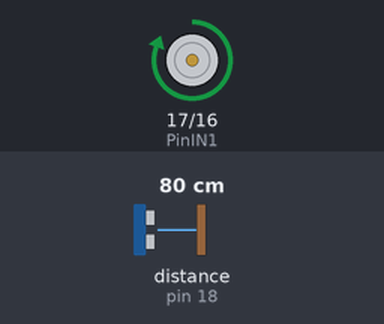
A sketch run on a simulated Arduino Uno, built with avr-gcc and run on an emulated ATmega328P. Shown: motor-driver pin pairs drawn as motors (green arrow = first pin HIGH = forward, orange = second pin HIGH = backward, longer = more drive). Wiring (inferred from the names in the program): ultrasonic range finder: trigger pin 19; echo pin 18. The test bench sets the inputs (shaded band); at power-on: distance to the obstacle (sensor on pin 18) 80 cm. The echo pulse lasts 58.3 µs per cm.

Above: at 0.1 s.
Timing chart, 0 to 1.6 s (numbered marks = the images above):
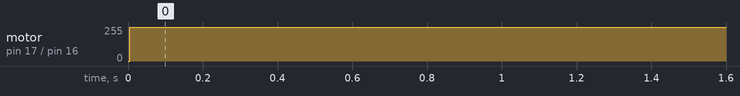

Measured:
- by itself, motor on pin 17 (PinIN1) / pin 16 (PinIN2): stopped → forward 255/255 at 0.01 s

The sketch:

RoverWRO.ino
```cpp
// LIBRERIAS


// CONSTANTES Y VARIABLES
const int PinIN1 = 17;
const int PinIN2 = 16;

#define TRIG 19
#define ECO 18

// PROTOTIPO DE FUNCIONES

void MedicionDistancia(long dur, long dist);

void setup() {

  // Configuracion de velocidad UART
  Serial.begin(9600);

  // Configuracion de salidas y entradas
  // Configuración de Ultrasonico
  pinMode(TRIG, OUTPUT);
  pinMode(ECO, INPUT);

  // Configuramos los pines como salida
  // Motores
  pinMode(PinIN1, OUTPUT);
  pinMode(PinIN2, OUTPUT);
}


void loop() {

  // variables para sensor de distancia
  long duracion;
  long distancia;

  MedicionDistancia(&duracion,&distancia);

  // Algoritmo para movilizarse

    if (distancia <= 10) {
    Serial.println("Menor a 10");
    digitalWrite(PinIN1, LOW);
    digitalWrite(PinIN2, LOW);
  }
  else {
    digitalWrite(PinIN1, HIGH);
    digitalWrite(PinIN2, LOW);
  }
}


////////////////////////////////////////////// FUNCIONES  //////////////////////////////////////////////

void MedicionDistancia(long dur, long dist) {

  digitalWrite(TRIG, LOW);
  delayMicroseconds(2);
  digitalWrite(TRIG, HIGH);
  delayMicroseconds(10);
  digitalWrite(TRIG, LOW);
  dur = pulseIn(ECO, HIGH);
  dist = (dur / 2) / 29;
}

void Adelante(int velocidad){

}
void Atras(int velocidad){

}
void Izquierda(int velocidad){

}
void Derecha(int velocidad){

}
```
